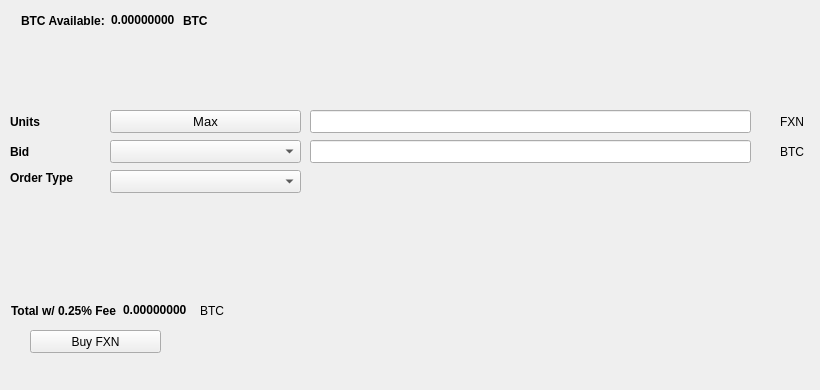
   <widget class="QWidget" name="BuyTab">
    <attribute name="title">
     <string>Buy</string>
    </attribute>
    <widget class="QPushButton" name="BuyFXN">
     <property name="geometry">
      <rect>
       <x>30</x>
       <y>330</y>
       <width>131</width>
       <height>23</height>
      </rect>
     </property>
     <property name="text">
      <string>Buy FXN</string>
     </property>
     <property name="icon">
      <iconset resource="../fxn.qrc">
       <normaloff>:/icons/bitcoin</normaloff>:/icons/bitcoin</iconset>
     </property>
    </widget>
    <widget class="QLabel" name="label_3">
     <property name="geometry">
      <rect>
       <x>10</x>
       <y>110</y>
       <width>46</width>
       <height>23</height>
      </rect>
     </property>
     <property name="font">
      <font>
       <weight>75</weight>
       <bold>true</bold>
      </font>
     </property>
     <property name="text">
      <string>Units</string>
     </property>
    </widget>
    <widget class="QLineEdit" name="UnitsInput">
     <property name="geometry">
      <rect>
       <x>310</x>
       <y>110</y>
       <width>441</width>
       <height>23</height>
      </rect>
     </property>
     <property name="font">
      <font>
       <pointsize>9</pointsize>
       <weight>75</weight>
       <bold>true</bold>
      </font>
     </property>
    </widget>
    <widget class="QLineEdit" name="BuyBidPriceEdit">
     <property name="geometry">
      <rect>
       <x>310</x>
       <y>140</y>
       <width>441</width>
       <height>23</height>
      </rect>
     </property>
     <property name="font">
      <font>
       <pointsize>9</pointsize>
       <weight>75</weight>
       <bold>true</bold>
      </font>
     </property>
    </widget>
    <widget class="QLabel" name="label_4">
     <property name="geometry">
      <rect>
       <x>780</x>
       <y>110</y>
       <width>31</width>
       <height>23</height>
      </rect>
     </property>
     <property name="text">
      <string>FXN</string>
     </property>
    </widget>
    <widget class="QLabel" name="label_5">
     <property name="geometry">
      <rect>
       <x>780</x>
       <y>140</y>
       <width>31</width>
       <height>23</height>
      </rect>
     </property>
     <property name="text">
      <string>BTC</string>
     </property>
    </widget>
    <widget class="QLabel" name="label_6">
     <property name="geometry">
      <rect>
       <x>10</x>
       <y>140</y>
       <width>46</width>
       <height>23</height>
      </rect>
     </property>
     <property name="font">
      <font>
       <weight>75</weight>
       <bold>true</bold>
      </font>
     </property>
     <property name="text">
      <string>Bid</string>
     </property>
    </widget>
    <widget class="QLabel" name="label_7">
     <property name="geometry">
      <rect>
       <x>10</x>
       <y>170</y>
       <width>91</width>
       <height>16</height>
      </rect>
     </property>
     <property name="font">
      <font>
       <weight>75</weight>
       <bold>true</bold>
      </font>
     </property>
     <property name="text">
      <string>Order Type</string>
     </property>
    </widget>
    <widget class="QPushButton" name="Buy_Max_Amount">
     <property name="geometry">
      <rect>
       <x>110</x>
       <y>110</y>
       <width>191</width>
       <height>23</height>
      </rect>
     </property>
     <property name="font">
      <font>
       <pointsize>10</pointsize>
      </font>
     </property>
     <property name="text">
      <string>Max</string>
     </property>
    </widget>
    <widget class="QComboBox" name="BuyBidcomboBox">
     <property name="geometry">
      <rect>
       <x>110</x>
       <y>140</y>
       <width>191</width>
       <height>23</height>
      </rect>
     </property>
     <property name="font">
      <font>
       <pointsize>10</pointsize>
      </font>
     </property>
    </widget>
    <widget class="QComboBox" name="buyOrdertypeCombo">
     <property name="geometry">
      <rect>
       <x>110</x>
       <y>170</y>
       <width>191</width>
       <height>23</height>
      </rect>
     </property>
     <property name="font">
      <font>
       <pointsize>10</pointsize>
      </font>
     </property>
    </widget>
    <widget class="QWidget" name="layoutWidget1">
     <property name="geometry">
      <rect>
       <x>21</x>
       <y>11</y>
       <width>227</width>
       <height>19</height>
      </rect>
     </property>
     <layout class="QHBoxLayout" name="horizontalLayout_3">
      <item>
       <widget class="QLabel" name="label232">
        <property name="font">
         <font>
          <weight>75</weight>
          <bold>true</bold>
         </font>
        </property>
        <property name="text">
         <string>BTC Available:</string>
        </property>
       </widget>
      </item>
      <item>
       <widget class="QLabel" name="BtcAvailableLbl">
        <property name="palette">
         <palette>
          <active>
           <colorrole role="WindowText">
            <brush brushstyle="SolidPattern">
             <color alpha="255">
              <red>0</red>
              <green>0</green>
              <blue>0</blue>
             </color>
            </brush>
           </colorrole>
           <colorrole role="Button">
            <brush brushstyle="SolidPattern">
             <color alpha="255">
              <red>0</red>
              <green>170</green>
              <blue>0</blue>
             </color>
            </brush>
           </colorrole>
           <colorrole role="Light">
            <brush brushstyle="SolidPattern">
             <color alpha="255">
              <red>0</red>
              <green>255</green>
              <blue>0</blue>
             </color>
            </brush>
           </colorrole>
           <colorrole role="Midlight">
            <brush brushstyle="SolidPattern">
             <color alpha="255">
              <red>0</red>
              <green>212</green>
              <blue>0</blue>
             </color>
            </brush>
           </colorrole>
           <colorrole role="Dark">
            <brush brushstyle="SolidPattern">
             <color alpha="255">
              <red>0</red>
              <green>85</green>
              <blue>0</blue>
             </color>
            </brush>
           </colorrole>
           <colorrole role="Mid">
            <brush brushstyle="SolidPattern">
             <color alpha="255">
              <red>0</red>
              <green>113</green>
              <blue>0</blue>
             </color>
            </brush>
           </colorrole>
           <colorrole role="Text">
            <brush brushstyle="SolidPattern">
             <color alpha="255">
              <red>0</red>
              <green>170</green>
              <blue>0</blue>
             </color>
            </brush>
           </colorrole>
           <colorrole role="BrightText">
            <brush brushstyle="SolidPattern">
             <color alpha="255">
              <red>255</red>
              <green>255</green>
              <blue>255</blue>
             </color>
            </brush>
           </colorrole>
           <colorrole role="ButtonText">
            <brush brushstyle="SolidPattern">
             <color alpha="255">
              <red>0</red>
              <green>0</green>
              <blue>0</blue>
             </color>
            </brush>
           </colorrole>
           <colorrole role="Base">
            <brush brushstyle="SolidPattern">
             <color alpha="255">
              <red>255</red>
              <green>255</green>
              <blue>255</blue>
             </color>
            </brush>
           </colorrole>
           <colorrole role="Window">
            <brush brushstyle="SolidPattern">
             <color alpha="255">
              <red>0</red>
              <green>170</green>
              <blue>0</blue>
             </color>
            </brush>
           </colorrole>
           <colorrole role="Shadow">
            <brush brushstyle="SolidPattern">
             <color alpha="255">
              <red>0</red>
              <green>0</green>
              <blue>0</blue>
             </color>
            </brush>
           </colorrole>
           <colorrole role="AlternateBase">
            <brush brushstyle="SolidPattern">
             <color alpha="255">
              <red>127</red>
              <green>212</green>
              <blue>127</blue>
             </color>
            </brush>
           </colorrole>
           <colorrole role="ToolTipBase">
            <brush brushstyle="SolidPattern">
             <color alpha="255">
              <red>255</red>
              <green>255</green>
              <blue>220</blue>
             </color>
            </brush>
           </colorrole>
           <colorrole role="ToolTipText">
            <brush brushstyle="SolidPattern">
             <color alpha="255">
              <red>0</red>
              <green>0</green>
              <blue>0</blue>
             </color>
            </brush>
           </colorrole>
          </active>
          <inactive>
           <colorrole role="WindowText">
            <brush brushstyle="SolidPattern">
             <color alpha="255">
              <red>0</red>
              <green>0</green>
              <blue>0</blue>
             </color>
            </brush>
           </colorrole>
           <colorrole role="Button">
            <brush brushstyle="SolidPattern">
             <color alpha="255">
              <red>0</red>
              <green>170</green>
              <blue>0</blue>
             </color>
            </brush>
           </colorrole>
           <colorrole role="Light">
            <brush brushstyle="SolidPattern">
             <color alpha="255">
              <red>0</red>
              <green>255</green>
              <blue>0</blue>
             </color>
            </brush>
           </colorrole>
           <colorrole role="Midlight">
            <brush brushstyle="SolidPattern">
             <color alpha="255">
              <red>0</red>
              <green>212</green>
              <blue>0</blue>
             </color>
            </brush>
           </colorrole>
           <colorrole role="Dark">
            <brush brushstyle="SolidPattern">
             <color alpha="255">
              <red>0</red>
              <green>85</green>
              <blue>0</blue>
             </color>
            </brush>
           </colorrole>
           <colorrole role="Mid">
            <brush brushstyle="SolidPattern">
             <color alpha="255">
              <red>0</red>
              <green>113</green>
              <blue>0</blue>
             </color>
            </brush>
           </colorrole>
           <colorrole role="Text">
            <brush brushstyle="SolidPattern">
             <color alpha="255">
              <red>0</red>
              <green>170</green>
              <blue>0</blue>
             </color>
            </brush>
           </colorrole>
           <colorrole role="BrightText">
            <brush brushstyle="SolidPattern">
             <color alpha="255">
              <red>255</red>
              <green>255</green>
              <blue>255</blue>
             </color>
            </brush>
           </colorrole>
           <colorrole role="ButtonText">
            <brush brushstyle="SolidPattern">
             <color alpha="255">
              <red>0</red>
              <green>0</green>
              <blue>0</blue>
             </color>
            </brush>
           </colorrole>
           <colorrole role="Base">
            <brush brushstyle="SolidPattern">
             <color alpha="255">
              <red>255</red>
              <green>255</green>
              <blue>255</blue>
             </color>
            </brush>
           </colorrole>
           <colorrole role="Window">
            <brush brushstyle="SolidPattern">
             <color alpha="255">
              <red>0</red>
              <green>170</green>
              <blue>0</blue>
             </color>
            </brush>
           </colorrole>
           <colorrole role="Shadow">
            <brush brushstyle="SolidPattern">
             <color alpha="255">
              <red>0</red>
              <green>0</green>
              <blue>0</blue>
             </color>
            </brush>
           </colorrole>
           <colorrole role="AlternateBase">
            <brush brushstyle="SolidPattern">
             <color alpha="255">
              <red>127</red>
              <green>212</green>
              <blue>127</blue>
             </color>
            </brush>
           </colorrole>
           <colorrole role="ToolTipBase">
            <brush brushstyle="SolidPattern">
             <color alpha="255">
              <red>255</red>
              <green>255</green>
              <blue>220</blue>
             </color>
            </brush>
           </colorrole>
           <colorrole role="ToolTipText">
            <brush brushstyle="SolidPattern">
             <color alpha="255">
              <red>0</red>
              <green>0</green>
              <blue>0</blue>
             </color>
            </brush>
           </colorrole>
          </inactive>
          <disabled>
           <colorrole role="WindowText">
            <brush brushstyle="SolidPattern">
             <color alpha="255">
              <red>0</red>
              <green>85</green>
              <blue>0</blue>
             </color>
            </brush>
           </colorrole>
           <colorrole role="Button">
            <brush brushstyle="SolidPattern">
             <color alpha="255">
              <red>0</red>
              <green>170</green>
              <blue>0</blue>
             </color>
            </brush>
           </colorrole>
           <colorrole role="Light">
            <brush brushstyle="SolidPattern">
             <color alpha="255">
              <red>0</red>
              <green>255</green>
              <blue>0</blue>
             </color>
            </brush>
           </colorrole>
           <colorrole role="Midlight">
            <brush brushstyle="SolidPattern">
             <color alpha="255">
              <red>0</red>
              <green>212</green>
              <blue>0</blue>
             </color>
            </brush>
           </colorrole>
           <colorrole role="Dark">
            <brush brushstyle="SolidPattern">
             <color alpha="255">
              <red>0</red>
              <green>85</green>
              <blue>0</blue>
             </color>
            </brush>
           </colorrole>
           <colorrole role="Mid">
            <brush brushstyle="SolidPattern">
             <color alpha="255">
              <red>0</red>
              <green>113</green>
              <blue>0</blue>
             </color>
            </brush>
           </colorrole>
           <colorrole role="Text">
            <brush brushstyle="SolidPattern">
             <color alpha="255">
              <red>0</red>
              <green>85</green>
              <blue>0</blue>
             </color>
            </brush>
           </colorrole>
           <colorrole role="BrightText">
            <brush brushstyle="SolidPattern">
             <color alpha="255">
              <red>255</red>
              <green>255</green>
              <blue>255</blue>
             </color>
            </brush>
           </colorrole>
           <colorrole role="ButtonText">
            <brush brushstyle="SolidPattern">
             <color alpha="255">
              <red>0</red>
              <green>85</green>
              <blue>0</blue>
             </color>
            </brush>
           </colorrole>
           <colorrole role="Base">
            <brush brushstyle="SolidPattern">
             <color alpha="255">
              <red>0</red>
              <green>170</green>
              <blue>0</blue>
             </color>
            </brush>
           </colorrole>
           <colorrole role="Window">
            <brush brushstyle="SolidPattern">
             <color alpha="255">
              <red>0</red>
              <green>170</green>
              <blue>0</blue>
             </color>
            </brush>
           </colorrole>
           <colorrole role="Shadow">
            <brush brushstyle="SolidPattern">
             <color alpha="255">
              <red>0</red>
              <green>0</green>
              <blue>0</blue>
             </color>
            </brush>
           </colorrole>
           <colorrole role="AlternateBase">
            <brush brushstyle="SolidPattern">
             <color alpha="255">
              <red>0</red>
              <green>170</green>
              <blue>0</blue>
             </color>
            </brush>
           </colorrole>
           <colorrole role="ToolTipBase">
            <brush brushstyle="SolidPattern">
             <color alpha="255">
              <red>255</red>
              <green>255</green>
              <blue>220</blue>
             </color>
            </brush>
           </colorrole>
           <colorrole role="ToolTipText">
            <brush brushstyle="SolidPattern">
             <color alpha="255">
              <red>0</red>
              <green>0</green>
              <blue>0</blue>
             </color>
            </brush>
           </colorrole>
          </disabled>
         </palette>
        </property>
        <property name="font">
         <font>
          <weight>75</weight>
          <bold>true</bold>
         </font>
        </property>
        <property name="text">
         <string>0.00000000</string>
        </property>
        <property name="textInteractionFlags">
         <set>Qt::LinksAccessibleByMouse|Qt::TextSelectableByKeyboard|Qt::TextSelectableByMouse</set>
        </property>
       </widget>
      </item>
      <item>
       <widget class="QLabel" name="BtcAvailableLbl_2">
        <property name="font">
         <font>
          <weight>75</weight>
          <bold>true</bold>
         </font>
        </property>
        <property name="text">
         <string>BTC</string>
        </property>
       </widget>
      </item>
     </layout>
    </widget>
    <widget class="QWidget" name="layoutWidge2">
     <property name="geometry">
      <rect>
       <x>11</x>
       <y>301</y>
       <width>259</width>
       <height>19</height>
      </rect>
     </property>
     <layout class="QHBoxLayout" name="horizontalLayout_4">
      <item>
       <widget class="QLabel" name="label_9">
        <property name="font">
         <font>
          <weight>75</weight>
          <bold>true</bold>
         </font>
        </property>
        <property name="text">
         <string>Total w/ 0.25% Fee</string>
        </property>
       </widget>
      </item>
      <item>
       <widget class="QLabel" name="BuyCostLabel">
        <property name="palette">
         <palette>
          <active>
           <colorrole role="WindowText">
            <brush brushstyle="SolidPattern">
             <color alpha="255">
              <red>0</red>
              <green>0</green>
              <blue>0</blue>
             </color>
            </brush>
           </colorrole>
           <colorrole role="Button">
            <brush brushstyle="SolidPattern">
             <color alpha="255">
              <red>0</red>
              <green>170</green>
              <blue>0</blue>
             </color>
            </brush>
           </colorrole>
           <colorrole role="Light">
            <brush brushstyle="SolidPattern">
             <color alpha="255">
              <red>0</red>
              <green>255</green>
              <blue>0</blue>
             </color>
            </brush>
           </colorrole>
           <colorrole role="Midlight">
            <brush brushstyle="SolidPattern">
             <color alpha="255">
              <red>0</red>
              <green>212</green>
              <blue>0</blue>
             </color>
            </brush>
           </colorrole>
           <colorrole role="Dark">
            <brush brushstyle="SolidPattern">
             <color alpha="255">
              <red>0</red>
              <green>85</green>
              <blue>0</blue>
             </color>
            </brush>
           </colorrole>
           <colorrole role="Mid">
            <brush brushstyle="SolidPattern">
             <color alpha="255">
              <red>0</red>
              <green>113</green>
              <blue>0</blue>
             </color>
            </brush>
           </colorrole>
           <colorrole role="Text">
            <brush brushstyle="SolidPattern">
             <color alpha="255">
              <red>0</red>
              <green>170</green>
              <blue>0</blue>
             </color>
            </brush>
           </colorrole>
           <colorrole role="BrightText">
            <brush brushstyle="SolidPattern">
             <color alpha="255">
              <red>255</red>
              <green>255</green>
              <blue>255</blue>
             </color>
            </brush>
           </colorrole>
           <colorrole role="ButtonText">
            <brush brushstyle="SolidPattern">
             <color alpha="255">
              <red>0</red>
              <green>0</green>
              <blue>0</blue>
             </color>
            </brush>
           </colorrole>
           <colorrole role="Base">
            <brush brushstyle="SolidPattern">
             <color alpha="255">
              <red>255</red>
              <green>255</green>
              <blue>255</blue>
             </color>
            </brush>
           </colorrole>
           <colorrole role="Window">
            <brush brushstyle="SolidPattern">
             <color alpha="255">
              <red>0</red>
              <green>170</green>
              <blue>0</blue>
             </color>
            </brush>
           </colorrole>
           <colorrole role="Shadow">
            <brush brushstyle="SolidPattern">
             <color alpha="255">
              <red>0</red>
              <green>0</green>
              <blue>0</blue>
             </color>
            </brush>
           </colorrole>
           <colorrole role="AlternateBase">
            <brush brushstyle="SolidPattern">
             <color alpha="255">
              <red>127</red>
              <green>212</green>
              <blue>127</blue>
             </color>
            </brush>
           </colorrole>
           <colorrole role="ToolTipBase">
            <brush brushstyle="SolidPattern">
             <color alpha="255">
              <red>255</red>
              <green>255</green>
              <blue>220</blue>
             </color>
            </brush>
           </colorrole>
           <colorrole role="ToolTipText">
            <brush brushstyle="SolidPattern">
             <color alpha="255">
              <red>0</red>
              <green>0</green>
              <blue>0</blue>
             </color>
            </brush>
           </colorrole>
          </active>
          <inactive>
           <colorrole role="WindowText">
            <brush brushstyle="SolidPattern">
             <color alpha="255">
              <red>0</red>
              <green>0</green>
              <blue>0</blue>
             </color>
            </brush>
           </colorrole>
           <colorrole role="Button">
            <brush brushstyle="SolidPattern">
             <color alpha="255">
              <red>0</red>
              <green>170</green>
              <blue>0</blue>
             </color>
            </brush>
           </colorrole>
           <colorrole role="Light">
            <brush brushstyle="SolidPattern">
             <color alpha="255">
              <red>0</red>
              <green>255</green>
              <blue>0</blue>
             </color>
            </brush>
           </colorrole>
           <colorrole role="Midlight">
            <brush brushstyle="SolidPattern">
             <color alpha="255">
              <red>0</red>
              <green>212</green>
              <blue>0</blue>
             </color>
            </brush>
           </colorrole>
           <colorrole role="Dark">
            <brush brushstyle="SolidPattern">
             <color alpha="255">
              <red>0</red>
              <green>85</green>
              <blue>0</blue>
             </color>
            </brush>
           </colorrole>
           <colorrole role="Mid">
            <brush brushstyle="SolidPattern">
             <color alpha="255">
              <red>0</red>
              <green>113</green>
              <blue>0</blue>
             </color>
            </brush>
           </colorrole>
           <colorrole role="Text">
            <brush brushstyle="SolidPattern">
             <color alpha="255">
              <red>0</red>
              <green>170</green>
              <blue>0</blue>
             </color>
            </brush>
           </colorrole>
           <colorrole role="BrightText">
            <brush brushstyle="SolidPattern">
             <color alpha="255">
              <red>255</red>
              <green>255</green>
              <blue>255</blue>
             </color>
            </brush>
           </colorrole>
           <colorrole role="ButtonText">
            <brush brushstyle="SolidPattern">
             <color alpha="255">
              <red>0</red>
              <green>0</green>
              <blue>0</blue>
             </color>
            </brush>
           </colorrole>
           <colorrole role="Base">
            <brush brushstyle="SolidPattern">
             <color alpha="255">
              <red>255</red>
              <green>255</green>
              <blue>255</blue>
             </color>
            </brush>
           </colorrole>
           <colorrole role="Window">
            <brush brushstyle="SolidPattern">
             <color alpha="255">
              <red>0</red>
              <green>170</green>
              <blue>0</blue>
             </color>
            </brush>
           </colorrole>
           <colorrole role="Shadow">
            <brush brushstyle="SolidPattern">
             <color alpha="255">
              <red>0</red>
              <green>0</green>
              <blue>0</blue>
             </color>
            </brush>
           </colorrole>
           <colorrole role="AlternateBase">
            <brush brushstyle="SolidPattern">
             <color alpha="255">
              <red>127</red>
              <green>212</green>
              <blue>127</blue>
             </color>
            </brush>
           </colorrole>
           <colorrole role="ToolTipBase">
            <brush brushstyle="SolidPattern">
             <color alpha="255">
              <red>255</red>
              <green>255</green>
              <blue>220</blue>
             </color>
            </brush>
           </colorrole>
           <colorrole role="ToolTipText">
            <brush brushstyle="SolidPattern">
             <color alpha="255">
              <red>0</red>
              <green>0</green>
              <blue>0</blue>
             </color>
            </brush>
           </colorrole>
          </inactive>
          <disabled>
           <colorrole role="WindowText">
            <brush brushstyle="SolidPattern">
             <color alpha="255">
              <red>0</red>
              <green>85</green>
              <blue>0</blue>
             </color>
            </brush>
           </colorrole>
           <colorrole role="Button">
            <brush brushstyle="SolidPattern">
             <color alpha="255">
              <red>0</red>
              <green>170</green>
              <blue>0</blue>
             </color>
            </brush>
           </colorrole>
           <colorrole role="Light">
            <brush brushstyle="SolidPattern">
             <color alpha="255">
              <red>0</red>
              <green>255</green>
              <blue>0</blue>
             </color>
            </brush>
           </colorrole>
           <colorrole role="Midlight">
            <brush brushstyle="SolidPattern">
             <color alpha="255">
              <red>0</red>
              <green>212</green>
              <blue>0</blue>
             </color>
            </brush>
           </colorrole>
           <colorrole role="Dark">
            <brush brushstyle="SolidPattern">
             <color alpha="255">
              <red>0</red>
              <green>85</green>
              <blue>0</blue>
             </color>
            </brush>
           </colorrole>
           <colorrole role="Mid">
            <brush brushstyle="SolidPattern">
             <color alpha="255">
              <red>0</red>
              <green>113</green>
              <blue>0</blue>
             </color>
            </brush>
           </colorrole>
           <colorrole role="Text">
            <brush brushstyle="SolidPattern">
             <color alpha="255">
              <red>0</red>
              <green>85</green>
              <blue>0</blue>
             </color>
            </brush>
           </colorrole>
           <colorrole role="BrightText">
            <brush brushstyle="SolidPattern">
             <color alpha="255">
              <red>255</red>
              <green>255</green>
              <blue>255</blue>
             </color>
            </brush>
           </colorrole>
           <colorrole role="ButtonText">
            <brush brushstyle="SolidPattern">
             <color alpha="255">
              <red>0</red>
              <green>85</green>
              <blue>0</blue>
             </color>
            </brush>
           </colorrole>
           <colorrole role="Base">
            <brush brushstyle="SolidPattern">
             <color alpha="255">
              <red>0</red>
              <green>170</green>
              <blue>0</blue>
             </color>
            </brush>
           </colorrole>
           <colorrole role="Window">
            <brush brushstyle="SolidPattern">
             <color alpha="255">
              <red>0</red>
              <green>170</green>
              <blue>0</blue>
             </color>
            </brush>
           </colorrole>
           <colorrole role="Shadow">
            <brush brushstyle="SolidPattern">
             <color alpha="255">
              <red>0</red>
              <green>0</green>
              <blue>0</blue>
             </color>
            </brush>
           </colorrole>
           <colorrole role="AlternateBase">
            <brush brushstyle="SolidPattern">
             <color alpha="255">
              <red>0</red>
              <green>170</green>
              <blue>0</blue>
             </color>
            </brush>
           </colorrole>
           <colorrole role="ToolTipBase">
            <brush brushstyle="SolidPattern">
             <color alpha="255">
              <red>255</red>
              <green>255</green>
              <blue>220</blue>
             </color>
            </brush>
           </colorrole>
           <colorrole role="ToolTipText">
            <brush brushstyle="SolidPattern">
             <color alpha="255">
              <red>0</red>
              <green>0</green>
              <blue>0</blue>
             </color>
            </brush>
           </colorrole>
          </disabled>
         </palette>
        </property>
        <property name="font">
         <font>
          <weight>75</weight>
          <bold>true</bold>
         </font>
        </property>
        <property name="autoFillBackground">
         <bool>false</bool>
        </property>
        <property name="text">
         <string>0.00000000</string>
        </property>
        <property name="textInteractionFlags">
         <set>Qt::LinksAccessibleByMouse|Qt::TextSelectableByMouse</set>
        </property>
       </widget>
      </item>
      <item>
       <widget class="QLabel" name="label_10">
        <property name="font">
         <font>
          <weight>50</weight>
          <bold>false</bold>
         </font>
        </property>
        <property name="text">
         <string>BTC</string>
        </property>
       </widget>
      </item>
     </layout>
    </widget>
    <widget class="QLabel" name="label_24">
     <property name="geometry">
      <rect>
       <x>460</x>
       <y>300</y>
       <width>281</width>
       <height>81</height>
      </rect>
     </property>
     <property name="text">
      <string/>
     </property>
     <property name="pixmap">
      <pixmap>:/images/bittrex</pixmap>
     </property>
    </widget>
   </widget>
